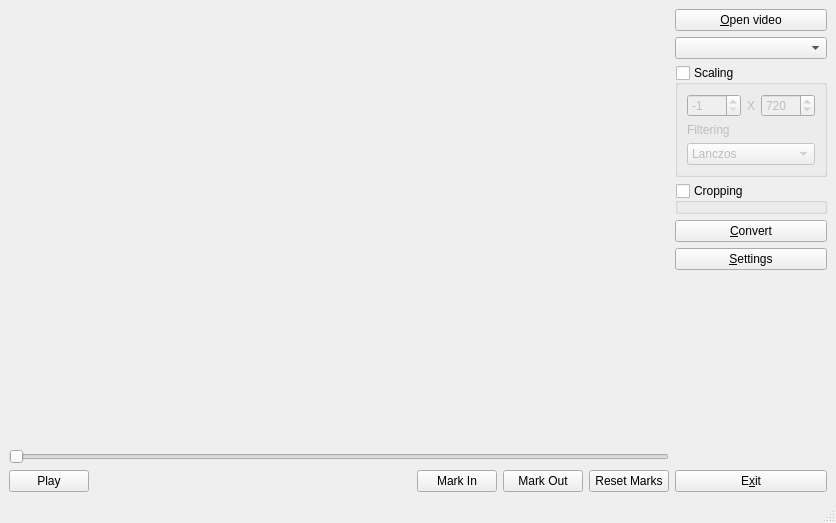
<?xml version="1.0" encoding="UTF-8"?>
<ui version="4.0">
 <class>VEMainWindow</class>
 <widget class="QMainWindow" name="VEMainWindow">
  <property name="geometry">
   <rect>
    <x>0</x>
    <y>0</y>
    <width>836</width>
    <height>523</height>
   </rect>
  </property>
  <property name="windowTitle">
   <string>Video Editor</string>
  </property>
  <property name="windowIcon">
   <iconset resource="../VideoEditor.qrc">
    <normaloff>:/main/VideoEditor.ico</normaloff>:/main/VideoEditor.ico</iconset>
  </property>
  <widget class="QWidget" name="centralwidget">
   <layout class="QVBoxLayout" name="verticalLayout_4">
    <item>
     <layout class="QHBoxLayout" name="horizontalLayout_3">
      <item>
       <layout class="QVBoxLayout" name="verticalLayout_2">
        <item>
         <widget class="VideoPlayer" name="videoPlayer" native="true">
          <property name="sizePolicy">
           <sizepolicy hsizetype="Expanding" vsizetype="Expanding">
            <horstretch>0</horstretch>
            <verstretch>0</verstretch>
           </sizepolicy>
          </property>
         </widget>
        </item>
        <item>
         <widget class="VideoSlider" name="videoPosSlider">
          <property name="orientation">
           <enum>Qt::Horizontal</enum>
          </property>
         </widget>
        </item>
        <item>
         <layout class="QHBoxLayout" name="horizontalLayout">
          <item>
           <widget class="QPushButton" name="btnPlayPause">
            <property name="text">
             <string>Play</string>
            </property>
           </widget>
          </item>
          <item>
           <spacer name="horizontalSpacer">
            <property name="orientation">
             <enum>Qt::Horizontal</enum>
            </property>
            <property name="sizeHint" stdset="0">
             <size>
              <width>40</width>
              <height>20</height>
             </size>
            </property>
           </spacer>
          </item>
          <item>
           <widget class="QPushButton" name="btnMarkIn">
            <property name="text">
             <string>Mark In</string>
            </property>
           </widget>
          </item>
          <item>
           <widget class="QPushButton" name="btnMarkOut">
            <property name="text">
             <string>Mark Out</string>
            </property>
           </widget>
          </item>
          <item>
           <widget class="QPushButton" name="btnResetMarks">
            <property name="text">
             <string>Reset Marks</string>
            </property>
           </widget>
          </item>
         </layout>
        </item>
       </layout>
      </item>
      <item>
       <layout class="QVBoxLayout" name="verticalLayout_3">
        <item>
         <widget class="QPushButton" name="btnOpenVideo">
          <property name="minimumSize">
           <size>
            <width>150</width>
            <height>0</height>
           </size>
          </property>
          <property name="maximumSize">
           <size>
            <width>250</width>
            <height>16777215</height>
           </size>
          </property>
          <property name="text">
           <string>&amp;Open video</string>
          </property>
         </widget>
        </item>
        <item>
         <widget class="QComboBox" name="cbxPresets">
          <property name="minimumSize">
           <size>
            <width>150</width>
            <height>0</height>
           </size>
          </property>
          <property name="maximumSize">
           <size>
            <width>250</width>
            <height>16777215</height>
           </size>
          </property>
         </widget>
        </item>
        <item>
         <widget class="QGroupBox" name="grpScaling">
          <property name="title">
           <string>Scaling</string>
          </property>
          <property name="checkable">
           <bool>true</bool>
          </property>
          <property name="checked">
           <bool>false</bool>
          </property>
          <layout class="QVBoxLayout" name="verticalLayout">
           <item>
            <layout class="QHBoxLayout" name="horizontalLayout_2">
             <item>
              <widget class="QSpinBox" name="valScaleWidth">
               <property name="minimum">
                <number>-1</number>
               </property>
               <property name="maximum">
                <number>7680</number>
               </property>
               <property name="value">
                <number>-1</number>
               </property>
              </widget>
             </item>
             <item>
              <widget class="QLabel" name="label_2">
               <property name="text">
                <string>X</string>
               </property>
               <property name="alignment">
                <set>Qt::AlignCenter</set>
               </property>
              </widget>
             </item>
             <item>
              <widget class="QSpinBox" name="valScaleHeight">
               <property name="minimum">
                <number>-1</number>
               </property>
               <property name="maximum">
                <number>4320</number>
               </property>
               <property name="value">
                <number>720</number>
               </property>
              </widget>
             </item>
            </layout>
           </item>
           <item>
            <widget class="QLabel" name="label">
             <property name="text">
              <string>Filtering</string>
             </property>
            </widget>
           </item>
           <item>
            <widget class="QComboBox" name="cbxScalingFlags">
             <property name="currentIndex">
              <number>4</number>
             </property>
             <item>
              <property name="text">
               <string>Fast bilinear</string>
              </property>
             </item>
             <item>
              <property name="text">
               <string>Bilinear</string>
              </property>
             </item>
             <item>
              <property name="text">
               <string>Bicubic</string>
              </property>
             </item>
             <item>
              <property name="text">
               <string>Averaging area</string>
              </property>
             </item>
             <item>
              <property name="text">
               <string>Lanczos</string>
              </property>
             </item>
            </widget>
           </item>
          </layout>
         </widget>
        </item>
        <item>
         <widget class="QGroupBox" name="grpCropping">
          <property name="title">
           <string>Cropping</string>
          </property>
          <property name="checkable">
           <bool>true</bool>
          </property>
          <property name="checked">
           <bool>false</bool>
          </property>
         </widget>
        </item>
        <item>
         <widget class="QPushButton" name="btnConvert">
          <property name="minimumSize">
           <size>
            <width>150</width>
            <height>0</height>
           </size>
          </property>
          <property name="maximumSize">
           <size>
            <width>250</width>
            <height>16777215</height>
           </size>
          </property>
          <property name="text">
           <string>&amp;Convert</string>
          </property>
         </widget>
        </item>
        <item>
         <widget class="QPushButton" name="btnSettings">
          <property name="minimumSize">
           <size>
            <width>150</width>
            <height>0</height>
           </size>
          </property>
          <property name="maximumSize">
           <size>
            <width>250</width>
            <height>16777215</height>
           </size>
          </property>
          <property name="text">
           <string>&amp;Settings</string>
          </property>
         </widget>
        </item>
        <item>
         <spacer name="verticalSpacer">
          <property name="orientation">
           <enum>Qt::Vertical</enum>
          </property>
          <property name="sizeHint" stdset="0">
           <size>
            <width>20</width>
            <height>40</height>
           </size>
          </property>
         </spacer>
        </item>
        <item>
         <widget class="QPushButton" name="btnExit">
          <property name="minimumSize">
           <size>
            <width>150</width>
            <height>0</height>
           </size>
          </property>
          <property name="maximumSize">
           <size>
            <width>250</width>
            <height>16777215</height>
           </size>
          </property>
          <property name="text">
           <string>E&amp;xit</string>
          </property>
         </widget>
        </item>
       </layout>
      </item>
     </layout>
    </item>
   </layout>
  </widget>
  <widget class="QStatusBar" name="statusbar"/>
 </widget>
 <customwidgets>
  <customwidget>
   <class>VideoPlayer</class>
   <extends>QWidget</extends>
   <header>VideoPlayer.h</header>
   <container>1</container>
  </customwidget>
  <customwidget>
   <class>VideoSlider</class>
   <extends>QSlider</extends>
   <header>VideoSlider.h</header>
  </customwidget>
 </customwidgets>
 <resources>
  <include location="../VideoEditor.qrc"/>
 </resources>
 <connections/>
</ui>
